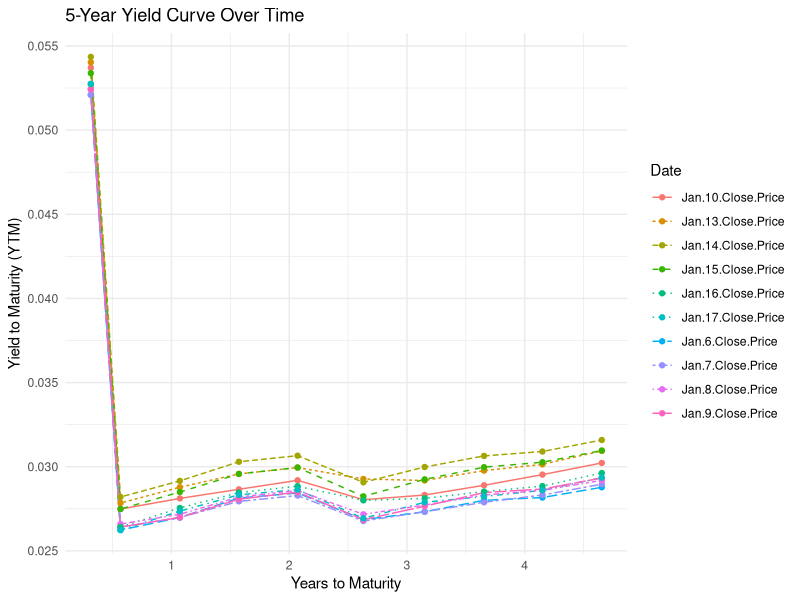
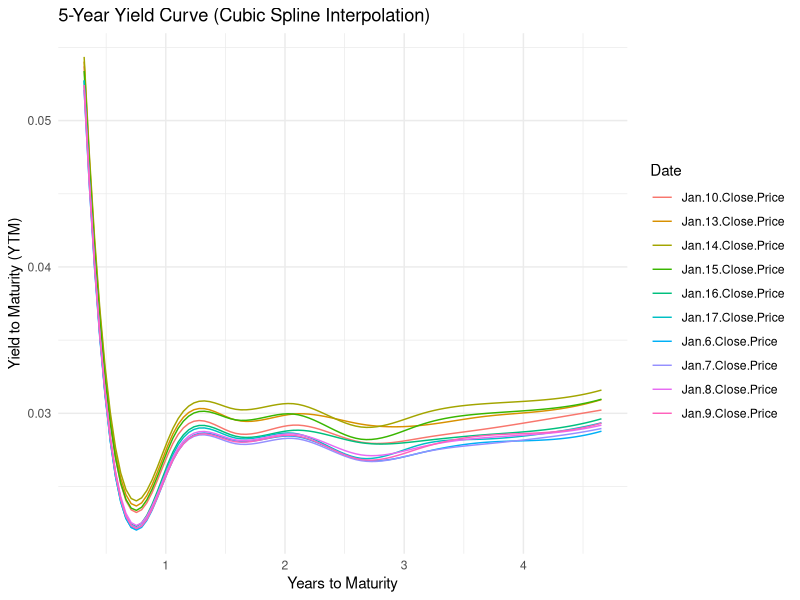
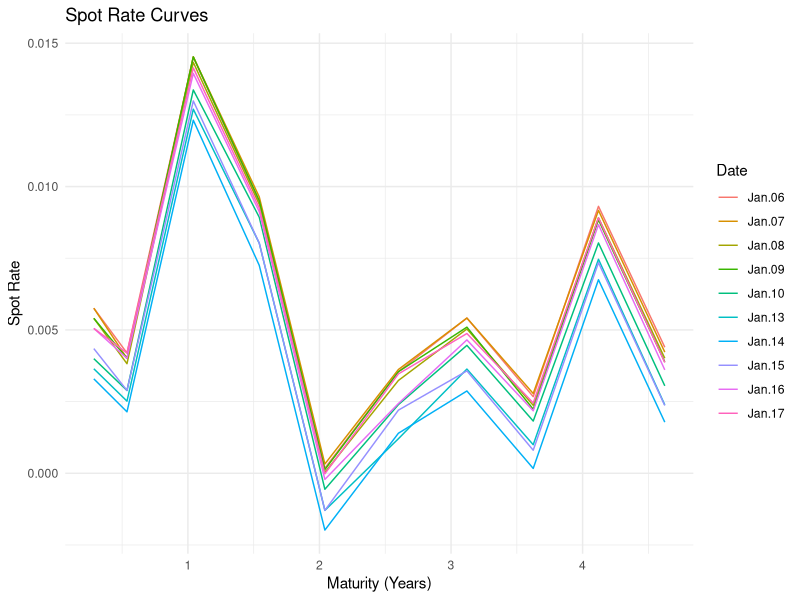
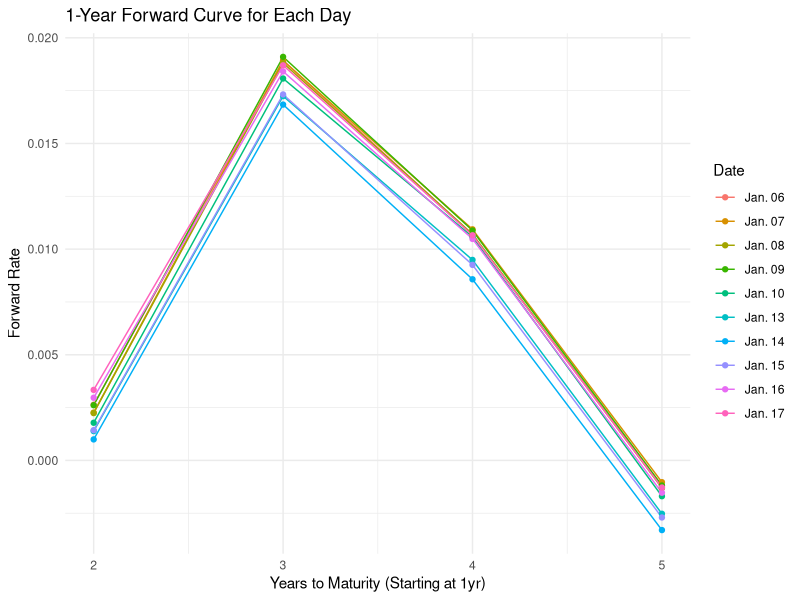

These charts were generated, in order, by the following R code:
## ---- chunk 1
#| echo: false
#| warning: false
# Load necessary libraries
library(dplyr)
library(ggplot2)
library(lubridate)
library(tidyverse)
library(purrr)
library(dplyr)
library(knitr)
library(kableExtra)
## ---- chunk 2
# Load dataset
data <- read.csv("data/analysis_data/analysis_data2.csv")

# Convert closing prices to numeric by removing dollar signs
price_columns <- names(data)[6:length(data)]
data[price_columns] <- lapply(data[price_columns], function(x) as.numeric(gsub("[$,]", "", x)))

# Convert dates
data$Maturity.Date <- as.Date(data$Maturity.Date, format="%Y-%m-%d")
data$Issue.Date <- as.Date(data$Issue.Date, format="%Y-%m-%d")

# Convert coupon rate to decimal
data$Coupon <- as.numeric(gsub("%", "", data$Coupon)) / 100

# Convert Maturity Date to Date format and calculate Time to Maturity
data <- data %>%
  mutate(Time.to.Maturity = as.numeric(difftime(Maturity.Date, as.Date("2025-01-17"), units = "days")) / 365)

# Function to calculate YTM using numerical solving
ytm_solver <- function(price, face_value, coupon_rate, years_to_maturity, num_coupons = 2) {
  coupon_payment <- (coupon_rate * face_value) / num_coupons
  periods <- years_to_maturity * num_coupons
  
  # Define bond price equation
  bond_price_eq <- function(y) {
    sum(coupon_payment / (1 + y / num_coupons)^(1:periods)) +
      face_value / (1 + y / num_coupons)^periods - price
  }
  
  # Solve for YTM using uniroot
  result <- tryCatch({
    uniroot(bond_price_eq, c(0, 1))$root
  }, error = function(e) { NA })
  
  return(result)
}

# Compute YTM for each bond for each closing price date
face_value <- 100
ytm_results <- data.frame(Maturity.Date = data$Maturity.Date)

for (date in price_columns) {
  ytm_results[[date]] <- mapply(ytm_solver, 
                                price = data[[date]], 
                                face_value = face_value, 
                                coupon_rate = data$Coupon, 
                                years_to_maturity = as.numeric(difftime(data$Maturity.Date, as.Date("2025-01-06"), units="days")) / 365)
}
## ---- chunk 3
# Reshape the data for plotting
ytm_long <- ytm_results %>%
  pivot_longer(-Maturity.Date, names_to = "Date", values_to = "YTM") %>%
  mutate(Date = gsub(" Close Price", "", Date),
         Years.to.Maturity = as.numeric(difftime(Maturity.Date, as.Date("2025-01-06"), units="days")) / 365)

# Plot the yield curves
ggplot(ytm_long, aes(x = Years.to.Maturity, y = YTM, color = Date, group = Date)) +
  geom_line(aes(linetype = Date)) +
  geom_point() +
  labs(title = "5-Year Yield Curve Over Time",
       x = "Years to Maturity",
       y = "Yield to Maturity (YTM)") +
  theme_minimal()

# Apply cubic spline interpolation correctly
ytm_spline <- ytm_long %>%
  group_by(Date) %>%
  summarise(
    Years.to.Maturity.Fine = list(seq(min(Years.to.Maturity), max(Years.to.Maturity), length.out = 100)),
    YTM.Fine = list(spline(Years.to.Maturity, YTM, xout = seq(min(Years.to.Maturity), max(Years.to.Maturity), length.out = 100))$y)
  ) %>%
  unnest(cols = c(Years.to.Maturity.Fine, YTM.Fine))

# Plot the yield curves using cubic spline interpolation
ggplot(ytm_spline, aes(x = Years.to.Maturity.Fine, y = YTM.Fine, color = Date, group = Date)) +
  geom_line() +
  labs(title = "5-Year Yield Curve (Cubic Spline Interpolation)",
       x = "Years to Maturity",
       y = "Yield to Maturity (YTM)") +
  theme_minimal()
## ---- chunk 4
# Load dataset
df <- read.csv("data/analysis_data/analysis_data2.csv")
# Convert closing prices to numeric by removing dollar signs
price_columns <- names(df)[6:length(df)]
df[price_columns] <- lapply(df[price_columns], function(x) as.numeric(gsub("[$,]", "", x)))

# Convert dates
df$Maturity.Date <- as.Date(df$Maturity.Date, format="%Y-%m-%d")
df$Issue.Date <- as.Date(df$Issue.Date, format="%Y-%m-%d")

# Convert coupon rate to decimal
df$Coupon <- as.numeric(gsub("%", "", df$Coupon)) / 100

# Convert Maturity Date to Date format and calculate Time to Maturity
df <- df %>%
  mutate(Time.to.Maturity = as.numeric(difftime(Maturity.Date, as.Date("2025-01-17"), units = "days")) / 365)

df_long <- df %>%
  pivot_longer(cols = starts_with("Jan"), 
               names_to = "Date", 
               values_to = "Price") %>%
  mutate(Date = gsub(".Close.Price", "", Date),  # Remove unnecessary text
         Date = as.Date(paste0("2025-01-", gsub("Jan.", "", Date)), format = "%Y-%m-%d")) %>% 
  rename(Coupon = Coupon, 
         Maturity = Time.to.Maturity) %>%
  arrange(Date, Maturity)  # Sort by date and maturity

# Function to compute spot rates using bootstrapping
bootstrap_spot_curve <- function(bond_data) {
  bond_data <- bond_data %>% arrange(Maturity)  # Sort bonds by maturity
  spot_rates <- numeric(nrow(bond_data))
  
  for (i in 1:nrow(bond_data)) {
    P <- bond_data$Price[i]  # Bond price
    C <- bond_data$Coupon[i] / 2  # Semi-annual coupon payment
    F <- 100  # Face value
    n <- bond_data$Maturity[i]  # Years to maturity
    
    if (C == 0) {
      # Zero-coupon bond formula
      spot_rates[i] <- (F / P)^(1/n) - 1
    } else {
      # Solve iteratively using previous spot rates
      sum_previous <- sum(C / (1 + spot_rates[1:(i-1)])^(1:(i-1)))
      spot_rates[i] <- ((P - sum_previous) / (C + F))^(1/n) - 1
    }
  }
  
  bond_data$Spot_Rate <- spot_rates
  return(bond_data)
}

# Apply the bootstrapping function to each date
spot_curve_data <- df_long %>%
  group_by(Date) %>%
  group_modify(~ bootstrap_spot_curve(.))

# Convert Date to formatted string for legend
spot_curve_data$Date_Label <- format(spot_curve_data$Date, "%b.%d")

# Plot the Spot Rate Curves with formatted legend
ggplot(spot_curve_data, aes(x = Maturity, y = Spot_Rate, color = as.factor(Date_Label), group = Date_Label)) +
  geom_line() +
  labs(title = "Spot Rate Curves",
       x = "Maturity (Years)", y = "Spot Rate",
       color = "Date") +
  theme_minimal()
## ---- chunk 5
# Initialize a list to store forward curves for each date
forward_curves <- list()

# Loop over each date to calculate the forward rates
for (date in unique(spot_curve_data$Date)) {
  
  # Filter the spot rates for the current date
  spot_rates <- spot_curve_data %>%
    filter(Date == date) %>%
    arrange(Maturity) %>%
    pull(Spot_Rate)  # Extract the spot rates
  
  forward_rates <- c()  # Initialize a vector to store forward rates
  
  # Compute forward rates for maturities 2 to 5 years
  for (n in 2:5) {
    if (n <= length(spot_rates)) {
      r_n <- spot_rates[n]  # Spot rate for maturity n
      r_1 <- spot_rates[1]  # 1-year spot rate
      
      # Forward rate formula
      f_1n <- 2 * (( (1 + r_n / 2)^(n * 2) / (1 + r_1 / 2)^2 )^(1 / ((n - 1) * 2)) - 1)
      forward_rates <- c(forward_rates, f_1n)
    }
  }
  # Store the forward rates for the current date
  forward_curves[[as.character(date)]] <- forward_rates
}

date_labels = c("Jan. 06", "Jan. 07", "Jan. 08", "Jan. 09", "Jan. 10", "Jan. 13", "Jan. 14", "Jan. 15", "Jan. 16", "Jan. 17")

# Convert the forward curves into a data frame for plotting
forward_curve_df <- data.frame(
  Maturity = rep(2:5, times = length(forward_curves)),
  Forward_Rate = unlist(forward_curves),
  Date = rep(date_labels, each = 4)
)

# Convert the Date column to a factor and ensure consistent date formatting for the legend
forward_curve_df$Date <- factor(forward_curve_df$Date, levels = unique(forward_curve_df$Date))

# Plot the forward curves using ggplot2
ggplot(forward_curve_df, aes(x = Maturity, y = Forward_Rate, color = Date, group = Date)) +
  geom_line() +
  geom_point() +
  labs(title = "1-Year Forward Curve for Each Day",
       x = "Years to Maturity (Starting at 1yr)",
       y = "Forward Rate",
       color = "Date") +
  theme_minimal()
## ---- chunk 6
# Extract YTM values (excluding the first column, which contains maturity dates)
ytm_values <- ytm_results[, -1]

# Convert to a matrix
ytm_matrix <- as.matrix(ytm_values)

# Group into 5-year buckets (assuming rows are ordered by maturity)
ytm_buckets <- ytm_matrix[1:5, ]

# Calculate log-returns for yields
log_returns_yields <- t(apply(ytm_buckets, 1, function(x) diff(log(x))))
log_returns_yields <- t(log_returns_yields)

# Add column names for yields
colnames(log_returns_yields) <- paste0("Yield_", 1:5, "yr")

# Add row names for yields
rownames(log_returns_yields) <- paste0("Day_", 1:nrow(log_returns_yields))

# Function to calculate forward rates
calculate_forward_rates <- function(ytm_buckets) {
  n <- nrow(ytm_buckets)
  forward_rates <- matrix(0, nrow = n - 1, ncol = ncol(ytm_buckets))
  
  for (i in 1:(n - 1)) {
    t1 <- i  # t1 = 1yr, 2yr, 3yr, 4yr
    t2 <- i + 1  # t2 = 2yr, 3yr, 4yr, 5yr
    forward_rates[i, ] <- (ytm_buckets[t2, ] * t2 - ytm_buckets[t1, ] * t1) / (t2 - t1)
  }
  
  return(forward_rates)
}

# Calculate forward rates
forward_rates <- calculate_forward_rates(ytm_buckets)

# Calculate log-returns for forward rates
log_returns_forward <- t(apply(forward_rates, 1, function(x) diff(log(x))))
log_returns_forward <- t(log_returns_forward)

# Add column names for forward rates
colnames(log_returns_forward) <- paste0("Forward_", 1:4, "yr")
# Add row names for forward rates
rownames(log_returns_forward) <- paste0("Day_", 1:nrow(log_returns_forward))

# Compute the covariance matrix for yields
cov_matrix_yields <- cov(log_returns_yields)

# Add row and column names for covariance matrix of yields
rownames(cov_matrix_yields) <- paste0("Yield_", 1:5, "yr")
colnames(cov_matrix_yields) <- paste0("Yield_", 1:5, "yr")

# Compute the covariance matrix for forward rates
cov_matrix_forward <- cov(log_returns_forward)

# Add row and column names for covariance matrix of forward rates
rownames(cov_matrix_forward) <- paste0("Forward_", 1:4, "yr")
colnames(cov_matrix_forward) <- paste0("Forward_", 1:4, "yr")

# Print log-return matrix for yields using kable
print("Log-Return Matrix for Yields (10x5):")
kable(log_returns_yields, caption = "Log-Return Matrix for Yields")

# Print log-return matrix for forward rates using kable
print("Log-Return Matrix for Forward Rates (10x4):")
kable(log_returns_forward, caption = "Log-Return Matrix for Forward Rates")

# Print covariance matrix for yields using kable
print("Covariance Matrix of Yields:")
kable(cov_matrix_yields, caption = "Covariance Matrix of Yields")

# Print covariance matrix for forward rates using kable
print("Covariance Matrix of Forward Rates:")
kable(cov_matrix_forward, caption = "Covariance Matrix of Forward Rates")
print("Covariance Matrix of Yields:")
kable(cov_matrix_yields, caption = "Covariance Matrix of Yields")

# Print covariance matrix for forward rates using kable
print("Covariance Matrix of Forward Rates:")
kable(cov_matrix_forward, caption = "Covariance Matrix of Forward Rates")
## ---- chunk 7
#| echo: false
# Compute eigenvalues and eigenvectors for yields
eigen_yields <- eigen(cov_matrix_yields)

# Eigenvalues
eigenvalues_yields <- eigen_yields$values

# Eigenvectors
eigenvectors_yields <- eigen_yields$vectors

# Compute eigenvalues and eigenvectors for forward rates
eigen_forward <- eigen(cov_matrix_forward)

# Eigenvalues
eigenvalues_forward <- eigen_forward$values

# Eigenvectors
eigenvectors_forward <- eigen_forward$vectors
## ---- chunk 8
# Print eigenvalues and eigenvectors for yields using kable
kable(eigenvalues_yields, caption = "Eigenvalues of Covariance Matrix of Yields") %>%
  kable_styling(latex_options = "striped")

kable(eigenvectors_yields, caption = "Eigenvectors of Covariance Matrix of Yields") %>%
  kable_styling(latex_options = "striped")
## ---- chunk 9
kable(eigenvalues_forward, caption = "Eigenvalues of Covariance Matrix of Forward Rates") %>%
  kable_styling(latex_options = "striped")

kable(eigenvectors_forward, caption = "Eigenvectors of Covariance Matrix of Forward Rates") %>%
  kable_styling(latex_options = "striped")
